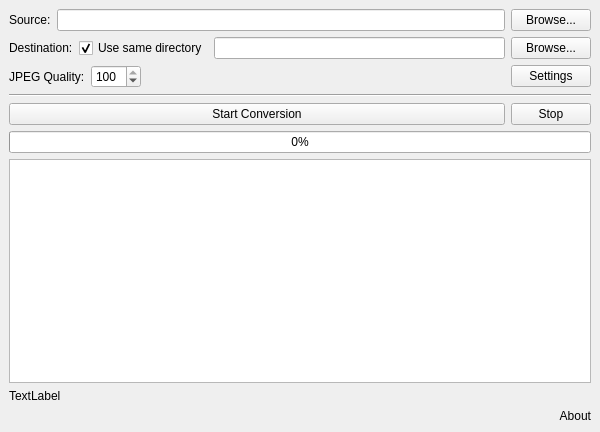
<?xml version="1.0" encoding="UTF-8"?>
<ui version="4.0">
 <class>MainWindow</class>
 <widget class="QMainWindow" name="MainWindow">
  <property name="geometry">
   <rect>
    <x>0</x>
    <y>0</y>
    <width>600</width>
    <height>432</height>
   </rect>
  </property>
  <property name="windowTitle">
   <string>HEIC to JPEG Converter</string>
  </property>
  <widget class="QWidget" name="centralwidget">
   <property name="minimumSize">
    <size>
     <width>600</width>
     <height>0</height>
    </size>
   </property>
   <layout class="QVBoxLayout" name="_2">
    <item>
     <layout class="QHBoxLayout" name="sourceLayout">
      <item>
       <widget class="QLabel" name="label">
        <property name="text">
         <string>Source:</string>
        </property>
       </widget>
      </item>
      <item>
       <widget class="QLineEdit" name="sourceLineEdit"/>
      </item>
      <item>
       <widget class="QPushButton" name="browseSourceButton">
        <property name="toolTip">
         <string>&lt;p&gt;Note: If you need to select the entire folder, click Cancel in the first window, then a folder selection window will open.&lt;/p&gt;</string>
        </property>
        <property name="whatsThis">
         <string notr="true"/>
        </property>
        <property name="text">
         <string>Browse...</string>
        </property>
       </widget>
      </item>
     </layout>
    </item>
    <item>
     <layout class="QHBoxLayout" name="destLayout">
      <item>
       <widget class="QLabel" name="label_2">
        <property name="text">
         <string>Destination:</string>
        </property>
       </widget>
      </item>
      <item>
       <widget class="QCheckBox" name="checkBox">
        <property name="text">
         <string>Use same directory</string>
        </property>
        <property name="checked">
         <bool>true</bool>
        </property>
       </widget>
      </item>
      <item>
       <widget class="QLineEdit" name="destLineEdit"/>
      </item>
      <item>
       <widget class="QPushButton" name="browseDestButton">
        <property name="text">
         <string>Browse...</string>
        </property>
       </widget>
      </item>
     </layout>
    </item>
    <item>
     <layout class="QHBoxLayout" name="qualityLayout">
      <item>
       <widget class="QLabel" name="qualityLabel">
        <property name="text">
         <string>JPEG Quality:</string>
        </property>
       </widget>
      </item>
      <item>
       <widget class="QSpinBox" name="qualitySpinBox">
        <property name="sizePolicy">
         <sizepolicy hsizetype="Minimum" vsizetype="Fixed">
          <horstretch>0</horstretch>
          <verstretch>0</verstretch>
         </sizepolicy>
        </property>
        <property name="minimumSize">
         <size>
          <width>50</width>
          <height>0</height>
         </size>
        </property>
        <property name="minimum">
         <number>1</number>
        </property>
        <property name="maximum">
         <number>100</number>
        </property>
        <property name="value">
         <number>100</number>
        </property>
       </widget>
      </item>
      <item>
       <spacer name="horizontalSpacer_2">
        <property name="orientation">
         <enum>Qt::Orientation::Horizontal</enum>
        </property>
        <property name="sizeHint" stdset="0">
         <size>
          <width>5</width>
          <height>5</height>
         </size>
        </property>
       </spacer>
      </item>
      <item>
       <widget class="QPushButton" name="settingsButton">
        <property name="text">
         <string>Settings</string>
        </property>
       </widget>
      </item>
     </layout>
    </item>
    <item>
     <layout class="QHBoxLayout" name="horizontalLayout_2">
      <property name="topMargin">
       <number>0</number>
      </property>
      <property name="rightMargin">
       <number>0</number>
      </property>
      <property name="bottomMargin">
       <number>0</number>
      </property>
     </layout>
    </item>
    <item>
     <widget class="Line" name="line">
      <property name="orientation">
       <enum>Qt::Orientation::Horizontal</enum>
      </property>
     </widget>
    </item>
    <item>
     <layout class="QHBoxLayout" name="horizontalLayout">
      <property name="leftMargin">
       <number>0</number>
      </property>
      <property name="topMargin">
       <number>0</number>
      </property>
      <item>
       <widget class="QPushButton" name="startButton">
        <property name="mouseTracking">
         <bool>false</bool>
        </property>
        <property name="autoFillBackground">
         <bool>false</bool>
        </property>
        <property name="text">
         <string>Start Conversion</string>
        </property>
       </widget>
      </item>
      <item>
       <widget class="QPushButton" name="stopButton">
        <property name="sizePolicy">
         <sizepolicy hsizetype="Fixed" vsizetype="Fixed">
          <horstretch>0</horstretch>
          <verstretch>0</verstretch>
         </sizepolicy>
        </property>
        <property name="text">
         <string>Stop</string>
        </property>
       </widget>
      </item>
     </layout>
    </item>
    <item>
     <widget class="QProgressBar" name="progressBar">
      <property name="value">
       <number>0</number>
      </property>
     </widget>
    </item>
    <item>
     <widget class="QTextEdit" name="logTextEdit">
      <property name="readOnly">
       <bool>true</bool>
      </property>
     </widget>
    </item>
    <item>
     <widget class="QLabel" name="statusLabel">
      <property name="text">
       <string>TextLabel</string>
      </property>
     </widget>
    </item>
    <item alignment="Qt::AlignmentFlag::AlignRight">
     <widget class="ClickableLabel" name="label_3">
      <property name="sizePolicy">
       <sizepolicy hsizetype="Fixed" vsizetype="Preferred">
        <horstretch>0</horstretch>
        <verstretch>0</verstretch>
       </sizepolicy>
      </property>
      <property name="mouseTracking">
       <bool>false</bool>
      </property>
      <property name="focusPolicy">
       <enum>Qt::FocusPolicy::NoFocus</enum>
      </property>
      <property name="contextMenuPolicy">
       <enum>Qt::ContextMenuPolicy::ActionsContextMenu</enum>
      </property>
      <property name="text">
       <string>About</string>
      </property>
      <property name="alignment">
       <set>Qt::AlignmentFlag::AlignRight|Qt::AlignmentFlag::AlignTrailing|Qt::AlignmentFlag::AlignVCenter</set>
      </property>
     </widget>
    </item>
   </layout>
  </widget>
 </widget>
 <customwidgets>
  <customwidget>
   <class>ClickableLabel</class>
   <extends>QLabel</extends>
   <header>clickablelabel.h</header>
  </customwidget>
 </customwidgets>
 <resources/>
 <connections/>
</ui>
